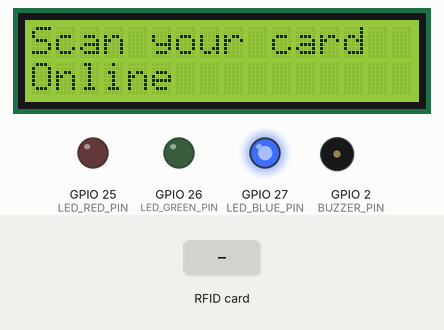
Recording of a sketch running on a simulated ESP32. On the bench: 16×2 character LCD, output pins drawn as LEDs (lit = HIGH), buzzer (waves = sounding, pin HIGH). The inputs (shaded band) are chosen by the test bench. WiFi joins after 1.5 s; servers stay silent unless stated; uploads are accepted with an empty reply; the local clock reads 2024-03-15 10:24:30 at power-on unless the sketch sets it; EEPROM starts erased.

Above: at 4.4 s.
4.5 s: RFID card 5E 7A 19 C4 held to the reader
At 4.64 s:
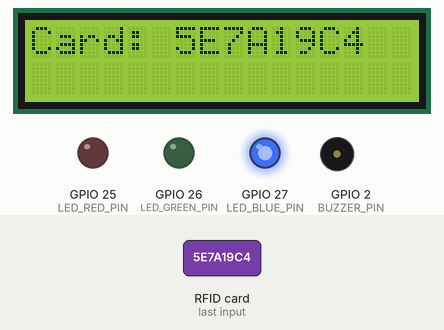
At 6.4 s:
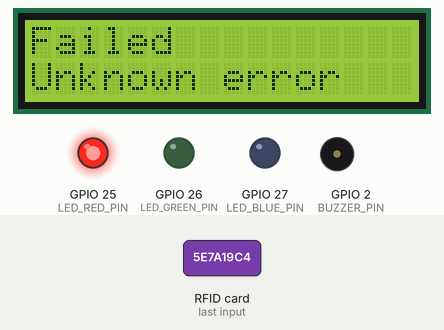
Timing chart, 0 to 8.8 s (numbered marks = the images above; inputs shaded):
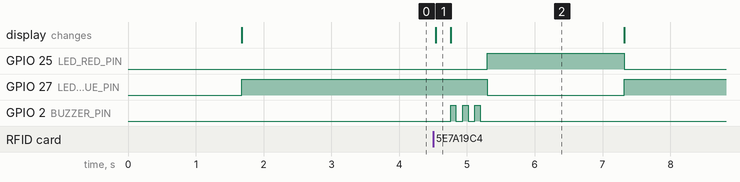

The sketch:

esp32_attendance_terminal.ino
```cpp
/*
 * Smart Campus Attendance — ESP32 Terminal Firmware
 *
 * IMPORTANT: This code has NOT been compiled, flashed, or tested against
 * real hardware. It was written to match the backend's exact HTTP contract
 * (verified via 180 passing backend tests and live testing throughout the
 * project), but the firmware itself is unverified — I have no ESP32,
 * Arduino IDE, or compiler in this environment. Treat this as a solid
 * starting point to build and debug on real hardware, not as
 * drop-in-and-run code. Check board pinout, library versions, and test
 * incrementally (WiFi first, then RFID read, then HTTP call).
 *
 * Libraries needed (Arduino IDE > Library Manager):
 *   - MFRC522 by GithubCommunity (RFID reader)
 *   - LiquidCrystal_I2C by Frank de Brabander (or johnrickman fork)
 *   - ArduinoJson by Benoit Blanchon (v6.x)
 *   - Preferences (built into ESP32 core — for offline record caching)
 *   - WiFi, HTTPClient (built into ESP32 core)
 */

#include <WiFi.h>
#include <HTTPClient.h>
#include <ArduinoJson.h>
#include <SPI.h>
#include <MFRC522.h>
#include <Wire.h>
#include <LiquidCrystal_I2C.h>
#include <Preferences.h>

// ---------------- CONFIG — fill these in ----------------
const char* WIFI_SSID     = "Orbit";
const char* WIFI_PASSWORD = "";
const char* BACKEND_BASE  = "http://192.168.1.100:5000/api/v1"; // your backend's LAN IP, not localhost
const char* DEVICE_CODE   = "ESP32-ECE-01";     // from device registration (Step 1)
const char* DEVICE_API_KEY = "7d5d39b1aaaba5c6c8d2eed73a258635ae6bd770d4c0e1c733f7309228378f69"; // shown once at registration — copy it now
const char* FIRMWARE_VERSION = "1.0.0";

// ---------------- PIN CONFIG — verify against your board ----------------
#define RFID_SS_PIN   5
#define RFID_RST_PIN  4   // moved off 22 to avoid conflict with I2C SCL
#define BUZZER_PIN    2
#define LED_RED_PIN   25
#define LED_GREEN_PIN 26
#define LED_BLUE_PIN  27

MFRC522 rfid(RFID_SS_PIN, RFID_RST_PIN);
LiquidCrystal_I2C lcd(0x27, 16, 2); // 0x27 is the common default I2C address — scan if this doesn't work
Preferences prefs;

const unsigned long HEARTBEAT_INTERVAL_MS = 60000;
const unsigned long DUPLICATE_SWIPE_COOLDOWN_MS = 3000; // ignore the same card re-triggering within this window
unsigned long lastHeartbeat = 0;
String lastCardId = "";
unsigned long lastCardTime = 0;

void setup() {
  Serial.begin(115200);
  SPI.begin();
  rfid.PCD_Init();

  pinMode(BUZZER_PIN, OUTPUT);
  pinMode(LED_RED_PIN, OUTPUT);
  pinMode(LED_GREEN_PIN, OUTPUT);
  pinMode(LED_BLUE_PIN, OUTPUT);

  lcd.init();
  lcd.backlight();
  lcd.setCursor(0, 0);
  lcd.print("Smart Campus");
  lcd.setCursor(0, 1);
  lcd.print("Attendance");

  prefs.begin("attendance", false); // namespace for offline record cache

  connectWiFi();
  setupTime(); // must run after WiFi connects — see setupTime() below
  delay(1500);
  showIdleScreen();
}

void loop() {
  // Reconnect WiFi if dropped, and flush any offline-cached records once back online
  if (WiFi.status() != WL_CONNECTED) {
    connectWiFi();
  } else {
    syncOfflineRecordsIfAny();
  }

  // Periodic heartbeat
  if (millis() - lastHeartbeat > HEARTBEAT_INTERVAL_MS) {
    sendHeartbeat();
    lastHeartbeat = millis();
  }

  // Poll for a card
  if (rfid.PICC_IsNewCardPresent() && rfid.PICC_ReadCardSerial()) {
    String cardId = uidToString(rfid.uid.uidByte, rfid.uid.size);
    rfid.PICC_HaltA();

    // Debounce: ignore the same card retriggering within the cooldown window
    if (cardId == lastCardId && millis() - lastCardTime < DUPLICATE_SWIPE_COOLDOWN_MS) {
      return;
    }
    lastCardId = cardId;
    lastCardTime = millis();

    handleCardSwipe(cardId);
  }
}

// ---------------- WiFi ----------------
void connectWiFi() {
  if (WiFi.status() == WL_CONNECTED) return;
  lcd.clear();
  lcd.print("Connecting WiFi...");
  WiFi.begin(WIFI_SSID, WIFI_PASSWORD);
  int attempts = 0;
  while (WiFi.status() != WL_CONNECTED && attempts < 20) {
    delay(500);
    attempts++;
  }
  showIdleScreen();
}

// ---------------- Card swipe handling ----------------
void handleCardSwipe(const String& cardId) {
  lcd.clear();
  lcd.setCursor(0, 0);
  lcd.print("Card: " + cardId.substring(0, 10));

  if (WiFi.status() != WL_CONNECTED) {
    // Offline: cache the swipe with the current timestamp for later sync.
    // NOTE: ESP32 has no RTC battery by default — get real time via NTP at
    // boot (see configTime()) so cached timestamps are accurate; omitted
    // here for brevity but essential for /attendance/sync to classify
    // PRESENT vs LATE correctly.
    cacheOfflineRecord(cardId);
    lcd.setCursor(0, 1);
    lcd.print("Saved (offline)");
    beep(1, 100);
    setLed(255, 165, 0); // amber = cached, not yet confirmed
    delay(1500);
    showIdleScreen();
    return;
  }

  markAttendanceOnline(cardId);
}

void markAttendanceOnline(const String& cardId) {
  HTTPClient http;
  http.begin(String(BACKEND_BASE) + "/attendance/mark");
  http.addHeader("Content-Type", "application/json");
  http.addHeader("x-device-code", DEVICE_CODE);
  http.addHeader("x-device-api-key", DEVICE_API_KEY);

  StaticJsonDocument<128> doc;
  doc["rfidCardId"] = cardId;
  String body;
  serializeJson(doc, body);

  int statusCode = http.POST(body);
  String response = http.getString();
  http.end();

  StaticJsonDocument<512> respDoc;
  deserializeJson(respDoc, response);
  bool success = respDoc["success"] | false;
  String message = respDoc["message"] | "Unknown error";

  lcd.clear();
  lcd.setCursor(0, 0);

  if (success) {
    String status = respDoc["data"]["status"] | "PRESENT";
    lcd.print(status == "LATE" ? "Marked: LATE" : "Marked: PRESENT");
    beep(1, 150);
    setLed(0, 255, 0); // green = success
  } else {
    // Covers: invalid RFID, no open session, already marked (see backend's
    // markAttendanceByRfid flow — these are the exact failure branches)
    lcd.print("Failed");
    lcd.setCursor(0, 1);
    lcd.print(message.substring(0, 16));
    beep(3, 80);
    setLed(255, 0, 0); // red = rejected
  }

  delay(2000);
  showIdleScreen();
}

// ---------------- Offline caching (Preferences/NVS as a simple queue) ----------------
void cacheOfflineRecord(const String& cardId) {
  int count = prefs.getInt("count", 0);
  String key = "rec_" + String(count);
  // Store the REAL timestamp of this swipe now, while we know it — not at
  // sync time, which could be hours later and would misclassify PRESENT vs
  // LATE (or attribute the swipe to the wrong session entirely). Requires
  // setupTime() to have already synced via NTP before going offline.
  String record = cardId + "|" + getIsoTimestamp();
  prefs.putString(key.c_str(), record);
  prefs.putInt("count", count + 1);
}

void syncOfflineRecordsIfAny() {
  int count = prefs.getInt("count", 0);
  if (count == 0) return;

  StaticJsonDocument<4096> doc;
  JsonArray records = doc.createNestedArray("records");

  for (int i = 0; i < count; i++) {
    String key = "rec_" + String(i);
    String record = prefs.getString(key.c_str(), "");
    if (record == "") continue;
    int sep = record.indexOf('|');
    String cardId = record.substring(0, sep);
    String markedAt = record.substring(sep + 1); // the real swipe time, stored in cacheOfflineRecord()
    JsonObject rec = records.createNestedObject();
    rec["rfidCardId"] = cardId;
    rec["markedAt"] = markedAt;
  }

  String body;
  serializeJson(doc, body);

  HTTPClient http;
  http.begin(String(BACKEND_BASE) + "/attendance/sync");
  http.addHeader("Content-Type", "application/json");
  http.addHeader("x-device-code", DEVICE_CODE);
  http.addHeader("x-device-api-key", DEVICE_API_KEY);
  int statusCode = http.POST(body);
  http.end();

  if (statusCode == 200) {
    prefs.clear(); // backend reports per-record success/failure in the response body — log it before clearing in production
  }
}

// ---------------- Heartbeat ----------------
void sendHeartbeat() {
  if (WiFi.status() != WL_CONNECTED) return;
  HTTPClient http;
  http.begin(String(BACKEND_BASE) + "/devices/heartbeat");
  http.addHeader("Content-Type", "application/json");
  http.addHeader("x-device-code", DEVICE_CODE);
  http.addHeader("x-device-api-key", DEVICE_API_KEY);

  StaticJsonDocument<64> doc;
  doc["firmwareVersion"] = FIRMWARE_VERSION;
  String body;
  serializeJson(doc, body);

  http.POST(body);
  http.end();
}

// ---------------- Helpers ----------------
String uidToString(byte* buffer, byte size) {
  String result = "";
  for (byte i = 0; i < size; i++) {
    if (buffer[i] < 0x10) result += "0";
    result += String(buffer[i], HEX);
  }
  result.toUpperCase();
  return result;
}

// ---------------- Time (NTP) ----------------
// Runs once after WiFi connects. The ESP32 has no battery-backed RTC, so
// without this, millis()-based "timestamps" are meaningless once cached
// offline records get synced — the backend uses markedAt to resolve which
// session/window the swipe belongs to and whether it counts as LATE.
void setupTime() {
  // Deliberately UTC (offset 0), NOT your local timezone. getIsoTimestamp()
  // below labels its output with "Z" (UTC) — if configTime applied a local
  // offset here, gmtime() would return local time while still claiming to
  // be UTC, silently corrupting every timestamp sent to the backend. If you
  // want the LCD to show local time for users, convert only at display time
  // (e.g. in showIdleScreen()), never in what gets sent over HTTP.
  configTime(0, 0, "pool.ntp.org", "time.google.com");
  struct tm timeinfo;
  int attempts = 0;
  while (!getLocalTime(&timeinfo) && attempts < 10) {
    delay(500);
    attempts++;
  }
}

String getIsoTimestamp() {
  time_t now;
  struct tm timeinfo;
  time(&now);
  if (!getLocalTime(&timeinfo)) {
    // NTP never synced (e.g. first boot with no WiFi yet) — fall back to
    // epoch; better to flag this in your monitoring than silently guess.
    return "1970-01-01T00:00:00.000Z";
  }
  char buf[25];
  strftime(buf, sizeof(buf), "%Y-%m-%dT%H:%M:%S.000Z", gmtime(&now));
  return String(buf);
}

void beep(int times, int durationMs) {
  for (int i = 0; i < times; i++) {
    digitalWrite(BUZZER_PIN, HIGH);
    delay(durationMs);
    digitalWrite(BUZZER_PIN, LOW);
    delay(100);
  }
}

void setLed(int r, int g, int b) {
  analogWrite(LED_RED_PIN, r);
  analogWrite(LED_GREEN_PIN, g);
  analogWrite(LED_BLUE_PIN, b);
}

void showIdleScreen() {
  lcd.clear();
  lcd.setCursor(0, 0);
  lcd.print("Scan your card");
  lcd.setCursor(0, 1);
  lcd.print(WiFi.status() == WL_CONNECTED ? "Online" : "Offline mode");
  setLed(0, 0, 255); // blue = idle
}
```

Measured:
- after the input at 4.5 s, GPIO 25 (LED_RED_PIN): LOW → HIGH after 0.80 s, → LOW 2.0 s later; GPIO 27 (LED_BLUE_PIN): HIGH → LOW after 0.80 s, → HIGH 2.0 s later; GPIO 2 (BUZZER_PIN): alternates HIGH for 0.08 s and LOW for 0.10 s, 6 changes in all, then stays LOW, starting after 0.26 s; the display: changes at once (image 1)
